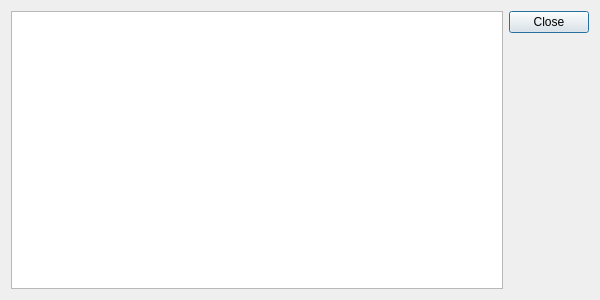
<?xml version="1.0" encoding="UTF-8"?>
<ui version="4.0">
 <class>EventLog</class>
 <widget class="QDialog" name="EventLog">
  <property name="geometry">
   <rect>
    <x>0</x>
    <y>0</y>
    <width>600</width>
    <height>300</height>
   </rect>
  </property>
  <property name="windowTitle">
   <string>Event Log</string>
  </property>
  <layout class="QHBoxLayout" name="horizontalLayout">
   <item>
    <widget class="QListWidget" name="events_list"/>
   </item>
   <item>
    <widget class="QDialogButtonBox" name="buttonBox">
     <property name="orientation">
      <enum>Qt::Vertical</enum>
     </property>
     <property name="standardButtons">
      <set>QDialogButtonBox::Close</set>
     </property>
    </widget>
   </item>
  </layout>
 </widget>
 <resources/>
 <connections>
  <connection>
   <sender>buttonBox</sender>
   <signal>accepted()</signal>
   <receiver>EventLog</receiver>
   <slot>accept()</slot>
   <hints>
    <hint type="sourcelabel">
     <x>248</x>
     <y>254</y>
    </hint>
    <hint type="destinationlabel">
     <x>157</x>
     <y>274</y>
    </hint>
   </hints>
  </connection>
  <connection>
   <sender>buttonBox</sender>
   <signal>rejected()</signal>
   <receiver>EventLog</receiver>
   <slot>reject()</slot>
   <hints>
    <hint type="sourcelabel">
     <x>316</x>
     <y>260</y>
    </hint>
    <hint type="destinationlabel">
     <x>286</x>
     <y>274</y>
    </hint>
   </hints>
  </connection>
 </connections>
</ui>
